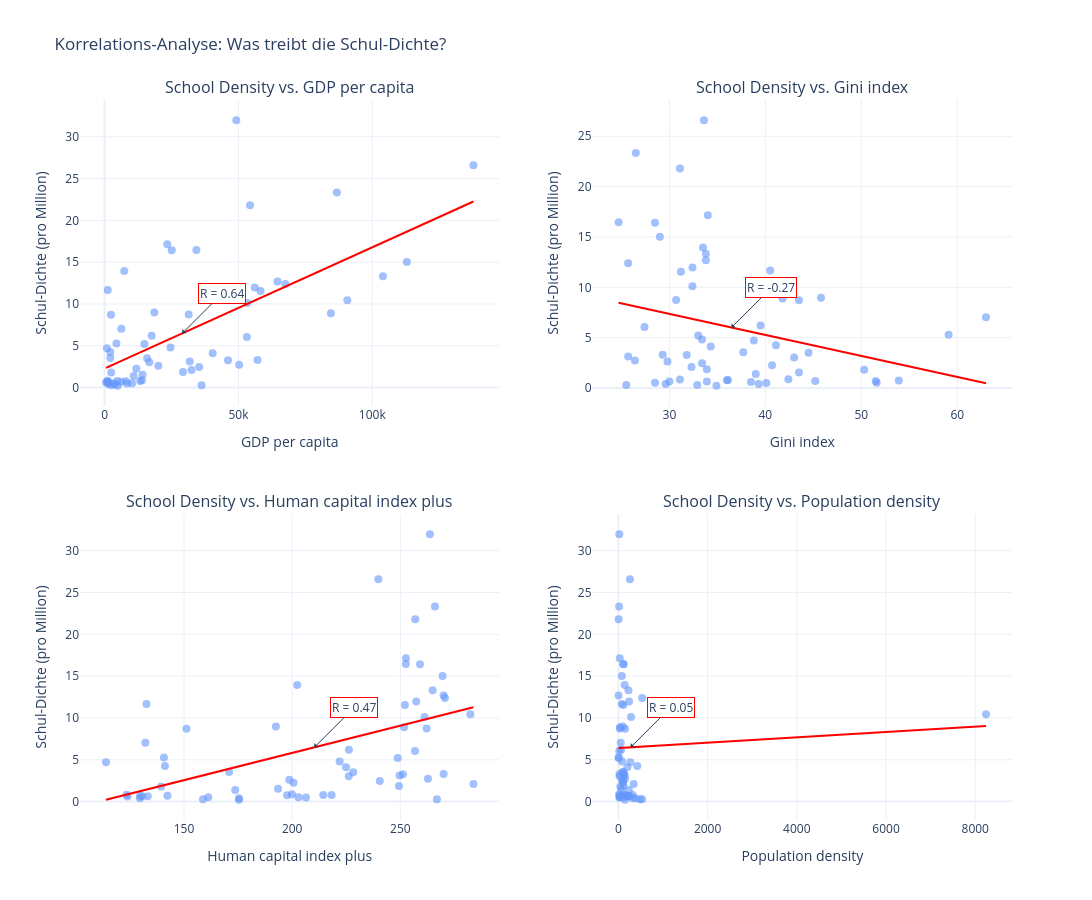

The notebook cell this image was saved under:
### Code cell
import plotly.graph_objects as go
from plotly.subplots import make_subplots
import numpy as np
from scipy import stats

df_analysis = final_df[final_df['Count']>10].copy()

# 1. Parameter definieren
x_params = ['GDP_per_capita', 'Gini_index', 'Human_capital_index_plus', 'Population_density']
titles = [f"School Density vs. {p.replace('_', ' ')}" for p in x_params]

# 2. Subplot-Layout (2x2)
fig = make_subplots(
    rows=2, cols=2,
    subplot_titles=titles,
    vertical_spacing=0.15
)

for i, x_col in enumerate(x_params):
    row = (i // 2) + 1
    col = (i % 2) + 1
    
    # Daten säubern (Entferne NaNs für die Regression)
    mask = df_analysis[x_col].notnull() & df_analysis['School_density'].notnull()
    df_plot = df_analysis[mask]
    
    x = df_plot[x_col]
    y = df_plot['School_density']
    
    # --- Lineare Regression berechnen ---
    slope, intercept, r_value, p_value, std_err = stats.linregress(x, y)
    line = slope * x + intercept
    
    # 3. Scatter Plot (Die Länder-Punkte)
    fig.add_trace(
        go.Scatter(
            x=x, y=y,
            mode='markers',
            name='Datenpunkte',
            text=df_plot['Country'],
            marker=dict(color='rgba(100, 150, 250, 0.6)', size=8),
            showlegend=False
        ),
        row=row, col=col
    )
    
    # 4. Regressionsgerade hinzufügen
    fig.add_trace(
        go.Scatter(
            x=x, y=line,
            mode='lines',
            name='Regression',
            line=dict(color='red', width=2),
            showlegend=False
        ),
        row=row, col=col
    )
    
    # 5. Korrelationsindex (R) als Annotation auf die Linie schreiben
    # Wir platzieren den Text in der Mitte der Linie
    mid_x = x.mean()
    mid_y = slope * mid_x + intercept
    
    fig.add_annotation(
        x=mid_x, y=mid_y,
        text=f"R = {r_value:.2f}",
        showarrow=True,
        arrowhead=1,
        ax=40, ay=-40,
        bgcolor="white",
        bordercolor="red",
        row=row, col=col
    )

    # Achsen beschriften
    fig.update_xaxes(title_text=x_col.replace('_', ' '), row=row, col=col)
    fig.update_yaxes(title_text="Schul-Dichte (pro Million)", row=row, col=col)

# Layout-Anpassungen
fig.update_layout(
    height=900, width=1100,
    title_text="Korrelations-Analyse: Was treibt die Schul-Dichte?",
    template="plotly_white"
)

fig.show()

### Figure 1 — Plotly figure (JSON) as saved in the notebook; plotly's stock layout.template omitted (floating-point values rounded to 4 significant figures)
{"data": [{"marker": {"color": "rgba(100, 150, 250, 0.6)", "size": 8}, "mode": "markers", "name": "Datenpunkte", "showlegend": false, "text": ["Zimbabwe", "Zambia", "Vietnam", "United States", "United Kingdom", "United Arab Emirates", "Türkiye", "Thailand", "Tanzania", "Switzerland", "Sweden", "Spain", "South Korea", "South Africa", "Slovenia", "Singapore", "Russia", "Romania", "Portugal", "Poland", "Philippines", "Peru", "Pakistan", "Norway", "Nigeria", "New Zealand", "Netherlands", "Nepal", "Namibia", "Mexico", "Malaysia", "Malawi", "Luxembourg", "Latvia", "Kenya", "Japan", "Italy", "Ireland", "Indonesia", "India", "Haiti", "Guatemala", "Greece", "Ghana", "Germany", "Gambia", "France", "Finland", "Ethiopia", "Estonia", "Egypt", "Dominican Republic", "Czechia", "Costa Rica", "Colombia", "China", "Chile", "Canada", "Bulgaria", "Brazil", "Austria", "Australia", "Argentina"], "type": "scatter", "x": [2497.0, 1187.0, 4717.0, 84530.0, 53250.0, 50270.0, 15890.0, 7347.0, 1187.0, 104000.0, 57120.0, 35330.0, 36240.0, 6267.0, 34300.0, 90670.0, 14890.0, 20080.0, 29290.0, 25100.0, 3985.0, 8452.0, 1479.0, 86790.0, 1084.0, 49210.0, 67520.0, 1447.0, 4413.0, 14190.0, 11870.0, 522.6, 137800.0, 23410.0, 2132.0, 32490.0, 40390.0, 112900.0, 4925.0, 2695.0, 2143.0, 6150.0, 24630.0, 2391.0, 56100.0, 871.3, 46100.0, 53150.0, 1134.0, 31430.0, 3338.0, 10880.0, 31820.0, 18590.0, 7919.0, 13300.0, 16710.0, 54340.0, 17600.0, 10310.0, 58270.0, 64600.0, 13970.0], "xaxis": "x", "y": [1.803, 0.7037, 0.7922, 8.894, 10.11, 2.731, 3.508, 13.95, 11.67, 13.33, 3.311, 2.457, 0.2898, 7.03, 16.45, 10.44, 5.225, 2.624, 1.87, 16.41, 0.3885, 0.4968, 0.398, 23.33, 0.6447, 31.96, 12.39, 0.6408, 5.28, 1.528, 2.25, 0.6003, 26.59, 17.15, 3.544, 2.097, 4.122, 15.01, 0.2293, 0.2874, 4.247, 0.7063, 4.805, 8.714, 11.97, 4.71, 3.282, 6.05, 0.833, 8.744, 0.5149, 1.4, 3.118, 8.967, 0.7563, 0.7807, 3.036, 21.8, 6.21, 0.5189, 11.55, 12.69, 0.8753], "yaxis": "y"}, {"line": {"color": "red", "width": 2}, "mode": "lines", "name": "Regression", "showlegend": false, "type": "scatter", "x": [2497.0, 1187.0, 4717.0, 84530.0, 53250.0, 50270.0, 15890.0, 7347.0, 1187.0, 104000.0, 57120.0, 35330.0, 36240.0, 6267.0, 34300.0, 90670.0, 14890.0, 20080.0, 29290.0, 25100.0, 3985.0, 8452.0, 1479.0, 86790.0, 1084.0, 49210.0, 67520.0, 1447.0, 4413.0, 14190.0, 11870.0, 522.6, 137800.0, 23410.0, 2132.0, 32490.0, 40390.0, 112900.0, 4925.0, 2695.0, 2143.0, 6150.0, 24630.0, 2391.0, 56100.0, 871.3, 46100.0, 53150.0, 1134.0, 31430.0, 3338.0, 10880.0, 31820.0, 18590.0, 7919.0, 13300.0, 16710.0, 54340.0, 17600.0, 10310.0, 58270.0, 64600.0, 13970.0], "xaxis": "x", "y": [2.646, 2.457, 2.968, 14.54, 10.0, 9.571, 4.588, 3.349, 2.457, 17.36, 10.56, 7.405, 7.537, 3.193, 7.256, 15.43, 4.443, 5.195, 6.53, 5.923, 2.862, 3.51, 2.499, 14.86, 2.442, 9.416, 12.07, 2.494, 2.924, 4.341, 4.006, 2.36, 22.25, 5.677, 2.594, 6.993, 8.138, 18.65, 2.998, 2.675, 2.595, 3.176, 5.854, 2.631, 10.42, 2.411, 8.967, 9.988, 2.449, 6.84, 2.768, 3.861, 6.897, 4.979, 3.432, 4.213, 4.706, 10.16, 4.835, 3.779, 10.73, 11.65, 4.309], "yaxis": "y"}, {"marker": {"color": "rgba(100, 150, 250, 0.6)", "size": 8}, "mode": "markers", "name": "Datenpunkte", "showlegend": false, "text": ["Zimbabwe", "Zambia", "Vietnam", "United States", "United Kingdom", "United Arab Emirates", "Türkiye", "Thailand", "Tanzania", "Switzerland", "Sweden", "Spain", "South Korea", "South Africa", "Slovenia", "Russia", "Romania", "Portugal", "Poland", "Philippines", "Peru", "Pakistan", "Norway", "Nigeria", "Netherlands", "Nepal", "Namibia", "Mexico", "Malaysia", "Malawi", "Luxembourg", "Latvia", "Kenya", "Japan", "Italy", "Ireland", "Indonesia", "India", "Haiti", "Guatemala", "Greece", "Ghana", "Germany", "Gambia", "France", "Finland", "Ethiopia", "Estonia", "Egypt", "Dominican Republic", "Czechia", "Costa Rica", "Colombia", "China", "Chile", "Canada", "Bulgaria", "Brazil", "Austria", "Australia", "Argentina"], "type": "scatter", "x": [50.3, 51.5, 36.1, 41.8, 32.4, 26.4, 44.5, 33.5, 40.5, 33.8, 29.3, 33.4, 32.9, 63.0, 24.7, 33.0, 29.8, 33.9, 28.5, 39.3, 40.1, 29.6, 26.5, 33.9, 25.7, 30.0, 59.1, 43.5, 40.7, 38.5, 33.6, 34.0, 37.7, 32.3, 34.3, 29.0, 34.9, 25.5, 41.1, 45.2, 33.4, 43.5, 32.4, 38.8, 31.8, 27.4, 31.1, 30.7, 28.5, 39.0, 25.7, 45.8, 53.9, 36.0, 43.0, 31.1, 39.5, 51.6, 31.2, 33.8, 42.4], "xaxis": "x2", "y": [1.803, 0.7037, 0.7922, 8.894, 10.11, 2.731, 3.508, 13.95, 11.67, 13.33, 3.311, 2.457, 0.2898, 7.03, 16.45, 5.225, 2.624, 1.87, 16.41, 0.3885, 0.4968, 0.398, 23.33, 0.6447, 12.39, 0.6408, 5.28, 1.528, 2.25, 0.6003, 26.59, 17.15, 3.544, 2.097, 4.122, 15.01, 0.2293, 0.2874, 4.247, 0.7063, 4.805, 8.714, 11.97, 4.71, 3.282, 6.05, 0.833, 8.744, 0.5149, 1.4, 3.118, 8.967, 0.7563, 0.7807, 3.036, 21.8, 6.21, 0.5189, 11.55, 12.69, 0.8753], "yaxis": "y2"}, {"line": {"color": "red", "width": 2}, "mode": "lines", "name": "Regression", "showlegend": false, "type": "scatter", "x": [50.3, 51.5, 36.1, 41.8, 32.4, 26.4, 44.5, 33.5, 40.5, 33.8, 29.3, 33.4, 32.9, 63.0, 24.7, 33.0, 29.8, 33.9, 28.5, 39.3, 40.1, 29.6, 26.5, 33.9, 25.7, 30.0, 59.1, 43.5, 40.7, 38.5, 33.6, 34.0, 37.7, 32.3, 34.3, 29.0, 34.9, 25.5, 41.1, 45.2, 33.4, 43.5, 32.4, 38.8, 31.8, 27.4, 31.1, 30.7, 28.5, 39.0, 25.7, 45.8, 53.9, 36.0, 43.0, 31.1, 39.5, 51.6, 31.2, 33.8, 42.4], "xaxis": "x2", "y": [3.119, 2.868, 6.083, 4.893, 6.856, 8.108, 4.329, 6.626, 5.165, 6.563, 7.503, 6.647, 6.751, 0.4672, 8.463, 6.73, 7.398, 6.542, 7.67, 5.415, 5.248, 7.44, 8.087, 6.542, 8.254, 7.357, 1.281, 4.538, 5.123, 5.582, 6.605, 6.522, 5.749, 6.876, 6.459, 7.565, 6.334, 8.296, 5.039, 4.183, 6.647, 4.538, 6.856, 5.519, 6.981, 7.899, 7.127, 7.21, 7.67, 5.478, 8.254, 4.058, 2.367, 6.104, 4.643, 7.127, 5.373, 2.847, 7.106, 6.563, 4.768], "yaxis": "y2"}, {"marker": {"color": "rgba(100, 150, 250, 0.6)", "size": 8}, "mode": "markers", "name": "Datenpunkte", "showlegend": false, "text": ["Zimbabwe", "Zambia", "Vietnam", "United States", "United Kingdom", "United Arab Emirates", "Türkiye", "Thailand", "Tanzania", "Switzerland", "Sweden", "Spain", "South Korea", "South Africa", "Slovenia", "Singapore", "Russia", "Romania", "Portugal", "Poland", "Philippines", "Peru", "Pakistan", "Norway", "Nigeria", "New Zealand", "Netherlands", "Nepal", "Namibia", "Mexico", "Malaysia", "Malawi", "Luxembourg", "Latvia", "Kenya", "Japan", "Italy", "Ireland", "Indonesia", "India", "Haiti", "Guatemala", "Greece", "Ghana", "Germany", "Gambia", "France", "Finland", "Ethiopia", "Estonia", "Egypt", "Dominican Republic", "Czechia", "Costa Rica", "Colombia", "China", "Chile", "Canada", "Bulgaria", "Brazil", "Austria", "Australia", "Argentina"], "type": "scatter", "x": [139.4, 129.7, 214.4, 251.7, 261.2, 262.8, 228.2, 202.3, 132.6, 264.9, 270.0, 240.5, 266.9, 132.1, 252.6, 282.4, 248.8, 198.6, 249.4, 259.1, 175.4, 206.4, 129.6, 266.0, 130.7, 263.7, 270.6, 133.2, 140.7, 193.5, 200.6, 123.8, 239.9, 252.6, 170.8, 283.8, 224.9, 269.5, 175.4, 158.8, 141.2, 142.3, 221.9, 151.1, 257.4, 113.9, 251.2, 256.8, 123.4, 262.2, 161.2, 173.7, 249.7, 192.5, 197.6, 218.2, 226.2, 256.9, 226.2, 202.9, 252.1, 270.0, 199.9], "xaxis": "x3", "y": [1.803, 0.7037, 0.7922, 8.894, 10.11, 2.731, 3.508, 13.95, 11.67, 13.33, 3.311, 2.457, 0.2898, 7.03, 16.45, 10.44, 5.225, 2.624, 1.87, 16.41, 0.3885, 0.4968, 0.398, 23.33, 0.6447, 31.96, 12.39, 0.6408, 5.28, 1.528, 2.25, 0.6003, 26.59, 17.15, 3.544, 2.097, 4.122, 15.01, 0.2293, 0.2874, 4.247, 0.7063, 4.805, 8.714, 11.97, 4.71, 3.282, 6.05, 0.833, 8.744, 0.5149, 1.4, 3.118, 8.967, 0.7563, 0.7807, 3.036, 21.8, 6.21, 0.5189, 11.55, 12.69, 0.8753], "yaxis": "y3"}, {"line": {"color": "red", "width": 2}, "mode": "lines", "name": "Regression", "showlegend": false, "type": "scatter", "x": [139.4, 129.7, 214.4, 251.7, 261.2, 262.8, 228.2, 202.3, 132.6, 264.9, 270.0, 240.5, 266.9, 132.1, 252.6, 282.4, 248.8, 198.6, 249.4, 259.1, 175.4, 206.4, 129.6, 266.0, 130.7, 263.7, 270.6, 133.2, 140.7, 193.5, 200.6, 123.8, 239.9, 252.6, 170.8, 283.8, 224.9, 269.5, 175.4, 158.8, 141.2, 142.3, 221.9, 151.1, 257.4, 113.9, 251.2, 256.8, 123.4, 262.2, 161.2, 173.7, 249.7, 192.5, 197.6, 218.2, 226.2, 256.9, 226.2, 202.9, 252.1, 270.0, 199.9], "xaxis": "x3", "y": [1.877, 1.245, 6.757, 9.189, 9.806, 9.908, 7.66, 5.971, 1.437, 10.05, 10.38, 8.459, 10.18, 1.404, 9.243, 11.18, 8.998, 5.734, 9.034, 9.668, 4.224, 6.237, 1.238, 10.12, 1.31, 9.966, 10.42, 1.475, 1.961, 5.397, 5.862, 0.8644, 8.417, 9.244, 3.922, 11.28, 7.442, 10.35, 4.218, 3.137, 1.993, 2.067, 7.25, 2.639, 9.555, 0.2175, 9.157, 9.518, 0.8376, 9.868, 3.296, 4.108, 9.055, 5.331, 5.668, 7.006, 7.524, 9.525, 7.529, 6.012, 9.214, 10.38, 5.816], "yaxis": "y3"}, {"marker": {"color": "rgba(100, 150, 250, 0.6)", "size": 8}, "mode": "markers", "name": "Datenpunkte", "showlegend": false, "text": ["Zimbabwe", "Zambia", "Vietnam", "United States", "United Kingdom", "United Arab Emirates", "Türkiye", "Thailand", "Tanzania", "Switzerland", "Sweden", "Spain", "South Korea", "South Africa", "Slovenia", "Singapore", "Russia", "Romania", "Portugal", "Poland", "Philippines", "Peru", "Pakistan", "Norway", "Nigeria", "New Zealand", "Netherlands", "Nepal", "Namibia", "Mexico", "Malaysia", "Malawi", "Luxembourg", "Latvia", "Kenya", "Japan", "Italy", "Ireland", "Indonesia", "India", "Haiti", "Guatemala", "Greece", "Ghana", "Germany", "Gambia", "France", "Finland", "Ethiopia", "Estonia", "Egypt", "Dominican Republic", "Czechia", "Costa Rica", "Colombia", "China", "Chile", "Canada", "Bulgaria", "Brazil", "Austria", "Australia", "Argentina"], "type": "scatter", "x": [42.24, 27.88, 320.2, 36.82, 283.1, 147.6, 110.9, 140.3, 75.21, 225.0, 25.87, 96.76, 529.8, 52.11, 105.3, 8242.0, 8.782, 82.85, 115.5, 119.8, 385.3, 26.44, 321.1, 15.15, 250.2, 19.75, 531.0, 207.1, 3.599, 66.74, 106.9, 223.8, 258.9, 30.27, 95.27, 341.5, 199.5, 77.1, 148.6, 483.7, 422.3, 169.1, 80.74, 148.5, 238.4, 266.6, 126.9, 18.37, 114.0, 32.07, 115.1, 235.1, 140.8, 99.99, 47.16, 150.3, 26.46, 4.561, 59.38, 25.26, 110.7, 3.466, 16.64], "xaxis": "x4", "y": [1.803, 0.7037, 0.7922, 8.894, 10.11, 2.731, 3.508, 13.95, 11.67, 13.33, 3.311, 2.457, 0.2898, 7.03, 16.45, 10.44, 5.225, 2.624, 1.87, 16.41, 0.3885, 0.4968, 0.398, 23.33, 0.6447, 31.96, 12.39, 0.6408, 5.28, 1.528, 2.25, 0.6003, 26.59, 17.15, 3.544, 2.097, 4.122, 15.01, 0.2293, 0.2874, 4.247, 0.7063, 4.805, 8.714, 11.97, 4.71, 3.282, 6.05, 0.833, 8.744, 0.5149, 1.4, 3.118, 8.967, 0.7563, 0.7807, 3.036, 21.8, 6.21, 0.5189, 11.55, 12.69, 0.8753], "yaxis": "y4"}, {"line": {"color": "red", "width": 2}, "mode": "lines", "name": "Regression", "showlegend": false, "type": "scatter", "x": [42.24, 27.88, 320.2, 36.82, 283.1, 147.6, 110.9, 140.3, 75.21, 225.0, 25.87, 96.76, 529.8, 52.11, 105.3, 8242.0, 8.782, 82.85, 115.5, 119.8, 385.3, 26.44, 321.1, 15.15, 250.2, 19.75, 531.0, 207.1, 3.599, 66.74, 106.9, 223.8, 258.9, 30.27, 95.27, 341.5, 199.5, 77.1, 148.6, 483.7, 422.3, 169.1, 80.74, 148.5, 238.4, 266.6, 126.9, 18.37, 114.0, 32.07, 115.1, 235.1, 140.8, 99.99, 47.16, 150.3, 26.46, 4.561, 59.38, 25.26, 110.7, 3.466, 16.64], "xaxis": "x4", "y": [6.415, 6.41, 6.504, 6.413, 6.492, 6.449, 6.437, 6.446, 6.426, 6.474, 6.41, 6.432, 6.571, 6.418, 6.435, 9.043, 6.404, 6.428, 6.438, 6.44, 6.525, 6.41, 6.504, 6.406, 6.482, 6.408, 6.572, 6.468, 6.403, 6.423, 6.436, 6.473, 6.484, 6.411, 6.432, 6.511, 6.465, 6.426, 6.449, 6.556, 6.537, 6.456, 6.427, 6.449, 6.478, 6.487, 6.442, 6.407, 6.438, 6.412, 6.438, 6.477, 6.447, 6.433, 6.417, 6.45, 6.41, 6.403, 6.42, 6.41, 6.437, 6.403, 6.407], "yaxis": "y4"}], "layout": {"annotations": [{"font": {"size": 16}, "showarrow": false, "text": "School Density vs. GDP per capita", "x": 0.225, "xanchor": "center", "xref": "paper", "y": 1, "yanchor": "bottom", "yref": "paper"}, {"font": {"size": 16}, "showarrow": false, "text": "School Density vs. Gini index", "x": 0.775, "xanchor": "center", "xref": "paper", "y": 1, "yanchor": "bottom", "yref": "paper"}, {"font": {"size": 16}, "showarrow": false, "text": "School Density vs. Human capital index plus", "x": 0.225, "xanchor": "center", "xref": "paper", "y": 0.425, "yanchor": "bottom", "yref": "paper"}, {"font": {"size": 16}, "showarrow": false, "text": "School Density vs. Population density", "x": 0.775, "xanchor": "center", "xref": "paper", "y": 0.425, "yanchor": "bottom", "yref": "paper"}, {"arrowhead": 1, "ax": 40, "ay": -40, "bgcolor": "white", "bordercolor": "red", "showarrow": true, "text": "R = 0.64", "x": 29010.0, "xref": "x", "y": 6.489, "yref": "y"}, {"arrowhead": 1, "ax": 40, "ay": -40, "bgcolor": "white", "bordercolor": "red", "showarrow": true, "text": "R = -0.27", "x": 36.47, "xref": "x2", "y": 6.007, "yref": "y2"}, {"arrowhead": 1, "ax": 40, "ay": -40, "bgcolor": "white", "bordercolor": "red", "showarrow": true, "text": "R = 0.47", "x": 210.3, "xref": "x3", "y": 6.489, "yref": "y3"}, {"arrowhead": 1, "ax": 40, "ay": -40, "bgcolor": "white", "bordercolor": "red", "showarrow": true, "text": "R = 0.05", "x": 273.5, "xref": "x4", "y": 6.489, "yref": "y4"}], "height": 900, "title": {"text": "Korrelations-Analyse: Was treibt die Schul-Dichte?"}, "width": 1100, "xaxis": {"anchor": "y", "domain": [0, 0.45], "title": {"text": "GDP per capita"}}, "xaxis2": {"anchor": "y2", "domain": [0.55, 1], "title": {"text": "Gini index"}}, "xaxis3": {"anchor": "y3", "domain": [0, 0.45], "title": {"text": "Human capital index plus"}}, "xaxis4": {"anchor": "y4", "domain": [0.55, 1], "title": {"text": "Population density"}}, "yaxis": {"anchor": "x", "domain": [0.575, 1], "title": {"text": "Schul-Dichte (pro Million)"}}, "yaxis2": {"anchor": "x2", "domain": [0.575, 1], "title": {"text": "Schul-Dichte (pro Million)"}}, "yaxis3": {"anchor": "x3", "domain": [0, 0.425], "title": {"text": "Schul-Dichte (pro Million)"}}, "yaxis4": {"anchor": "x4", "domain": [0, 0.425], "title": {"text": "Schul-Dichte (pro Million)"}}}}
